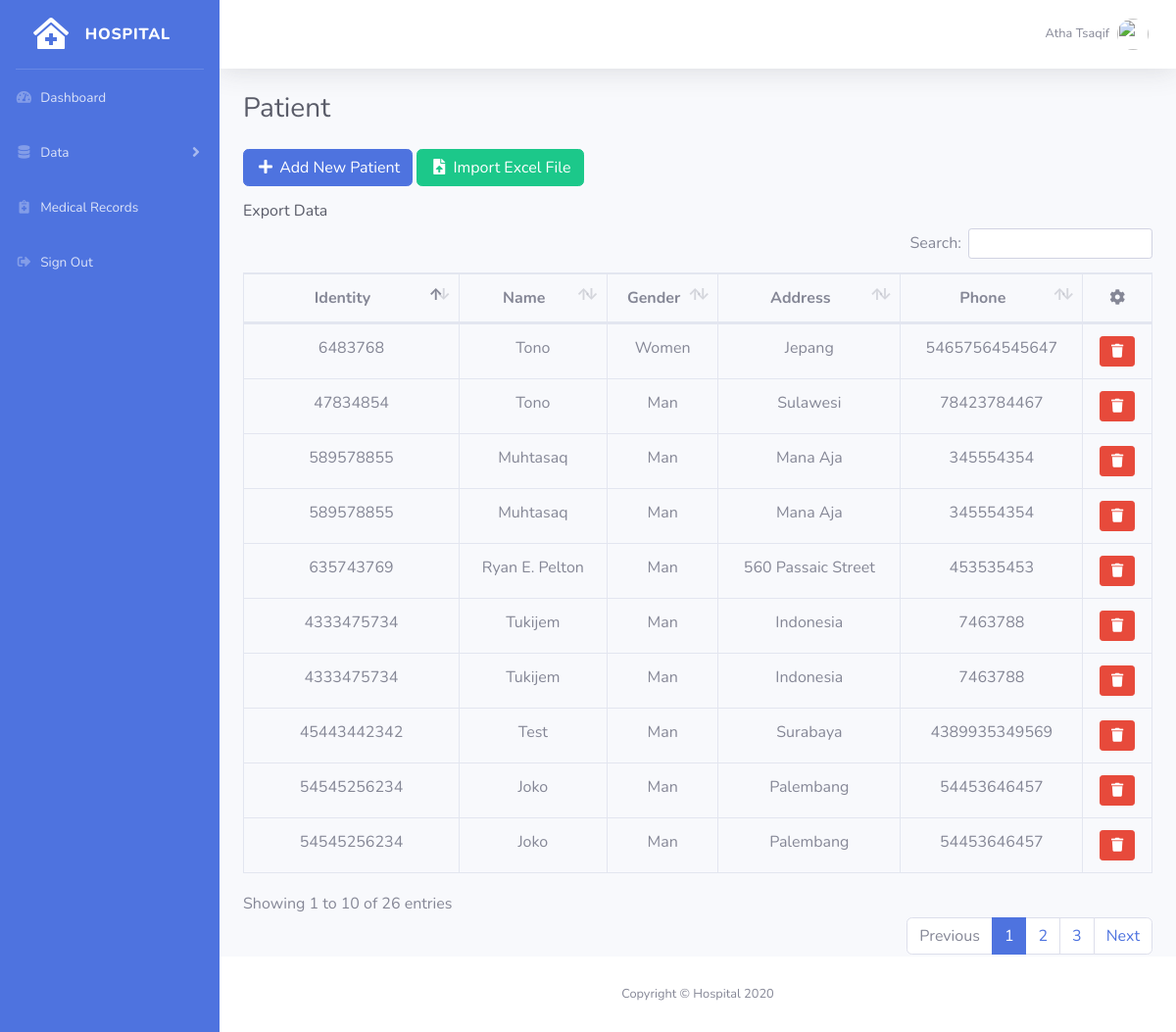
Screenshot of /patient/data.php (signed in) with the database file from the repository.
### tables this page shows
CREATE TABLE `tb_pasien` (
  `id_pasien` varchar(50) NOT NULL,
  `nomor_identitas` varchar(30) NOT NULL,
  `nama_pasien` varchar(80) NOT NULL,
  `jenis_kelamin` enum('L','P') NOT NULL,
  `alamat` text NOT NULL,
  `no_telp` varchar(15) NOT NULL
);

### _config/config.php (called while the page is built, shortened)
<?php
function base_url($url = null) {
	$base_url = "http://localhost/atha's-app/inspirasi/rumah-sakit";
	if ($url != null) {
		return $base_url."/".$url;
	} else {
		return $base_url;
	}
}
?>

### patient/data.php (the view, shortened to what this page needs)
<?php include_once('../_header.php') ?>
<div class="box">
	<h1 class="h3 mb-0 text-gray-800 mb-4">Patient</h1>
	<a href="add.php" class="btn btn-primary mb-3"><i class="fas fa-fw fa-plus"> </i> Add New Patient</a>
	<a href="import.php" class="btn btn-success mb-3"><i class="fas fa-fw fa-file-upload"> </i> Import Excel File</a>
	<div class="table-responsive">
		<h6 class="text-gray-800">Export Data</h6>
		<table class="table table-hover table-bordered" id="pasien">
			<thead>
				<tr>
					<th class="text-center">Identity</th>
					<th class="text-center">Name</th>
					<th class="text-center">Gender</th>
					<th class="text-center">Address</th>
					<th class="text-center">Phone</th>
					<th class="text-center"><i class="fas fa-fw fa-cog"></i></th>
				</tr>
			</thead>
			<tbody>
				<?php
				$sql_pasien = mysqli_query($con, "SELECT * FROM tb_pasien") or die (mysqli_error($con));
				while ($data = mysqli_fetch_array($sql_pasien)) { ?>
				    <tr>
						<td class="text-center"><?= $data['nomor_identitas'] ?></td>
						<td class="text-center"><?= $data['nama_pasien'] ?></td>
						<td class="text-center"><?= $data['jenis_kelamin'] == 'L' ? "Man" : "Women" ?></td>
						<td class="text-center"><?= $data['alamat'] ?></td>
						<td class="text-center"><?= $data['no_telp'] ?></td>
						<td class="text-center">
							<a href="del.php?id=<?= $data['id_pasien'] ?>" class="btn btn-sm btn-danger"><i class="fas fa-fw fa-trash"></i></a>
						</td>
					</tr>
				<?php
				}
				?>
			</tbody>
		</table>
	</div>
</div>
<?php include_once('../_footer.php') ?>

### _header.php (shortened to what this page needs)
<?php
require_once '_config/config.php';
if (!isset($_SESSION['user'])) {
  echo "<script>window.location='".base_url('auth/login.php')."'</script>";
} else {  ?>
<!DOCTYPE html>
<html lang="en">
<head>
  <link href="<?= base_url('_assets/vendor/fontawesome-free/css/all.min.css') ?>" rel="stylesheet" type="text/css">
  <link href="<?= base_url('_assets/css/sb-admin-2.min.css') ?>" rel="stylesheet">
  <link href="<?= base_url('_assets/vendor/datatables/dataTables.bootstrap4.min.css') ?>" rel="stylesheet">
</head>
<body>
  <div id="wrapper" class="page-top">
    <ul class="navbar-nav bg-primary sidebar sidebar-dark accordion" id="accordionSidebar">
      <a class="sidebar-brand d-flex align-items-center justify-content-center" href="<?= base_url('dashboard') ?>">
        <div class="sidebar-brand-icon">
          <i class="fas fa-clinic-medical"></i>
        </div>
        <div class="sidebar-brand-text mx-3">Hospital</div>
      </a>
      <hr class="sidebar-divider my-0">
      <li class="nav-item">
        <a class="nav-link" href="<?= base_url('dashboard') ?>">
          <i class="fas fa-fw fa-tachometer-alt"></i>
          <span>Dashboard</span></a>
      </li>
      <li class="nav-item">
        <a class="nav-link collapsed" href="#" data-toggle="collapse" data-target="#collapseTwo" aria-expanded="true" aria-controls="collapseTwo">
          <i class="fas fa-fw fa-database"></i>
          <span>Data</span>
        </a>
      </li>
      <li class="nav-item">
        <a class="nav-link" href="<?= base_url('medical_record/data.php') ?>">
          <i class="fas fa-fw fa-notes-medical"></i>
          <span>Medical Records</span>
        </a>
      </li>
      <li class="nav-item">
        <a class="nav-link" href="#" data-toggle="modal" data-target="#logoutModal">
          <i class="fas fa-fw fa-sign-out-alt"></i>
          <span>Sign Out</span>
        </a>
      </li>
    </ul>
    <div id="content-wrapper" class="d-flex flex-column">
      <div id="content">
        <nav class="navbar navbar-expand navbar-light bg-white topbar mb-4 static-top shadow">
          <ul class="navbar-nav ml-auto">
            <li class="nav-item dropdown no-arrow">
              <a class="nav-link dropdown-toggle" href="#" id="userDropdown" role="button" data-toggle="dropdown" aria-haspopup="true" aria-expanded="false">
                <span class="mr-2 d-none d-lg-inline text-gray-600 small">Atha Tsaqif</span>
                <img class="img-profile rounded-circle" src="https://source.unsplash.com/QAB-WJcbgJk/60x60">
              </a>
            </li>
          </ul>
        </nav>
        <div class="container-fluid">
<?php } ?>

### _footer.php (shortened to what this page needs)
</div>
  </div>
    <footer class="sticky-footer bg-white">
      <div class="container my-auto">
        <div class="copyright text-center my-auto">
          <span>Copyright &copy; Hospital 2020</span>
        </div>
      </div>
    </footer>
  </div>
</div>
</body>
</html>

### rows the page displays
tb_pasien: nomor_identitas "635743769", nama_pasien "Ryan E. Pelton", jenis_kelamin "Man", alamat "560 Passaic Street", no_telp "453535453"
tb_pasien: nomor_identitas "54545256234", nama_pasien "Joko", jenis_kelamin "Man", alamat "Palembang", no_telp "54453646457"
tb_pasien: nomor_identitas "6483768", nama_pasien "Tono", jenis_kelamin "Women", alamat "Jepang", no_telp "54657564545647"
tb_pasien: nomor_identitas "4333475734", nama_pasien "Tukijem", jenis_kelamin "Man", alamat "Indonesia", no_telp "7463788"
tb_pasien: nomor_identitas "4333475734", nama_pasien "Tukijem", jenis_kelamin "Man", alamat "Indonesia", no_telp "7463788"
tb_pasien: nomor_identitas "54545256234", nama_pasien "Joko", jenis_kelamin "Man", alamat "Palembang", no_telp "54453646457"
tb_pasien: nomor_identitas "589578855", nama_pasien "Muhtasaq", jenis_kelamin "Man", alamat "Mana Aja", no_telp "345554354"
tb_pasien: nomor_identitas "47834854", nama_pasien "Tono", jenis_kelamin "Man", alamat "Sulawesi", no_telp "78423784467"
tb_pasien: nomor_identitas "589578855", nama_pasien "Muhtasaq", jenis_kelamin "Man", alamat "Mana Aja", no_telp "345554354"
tb_pasien: nomor_identitas "45443442342", nama_pasien "Test", jenis_kelamin "Man", alamat "Surabaya", no_telp "4389935349569"
